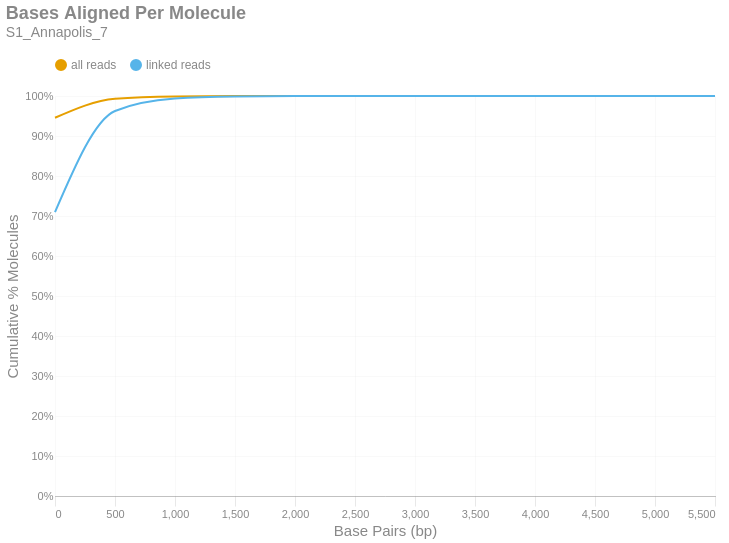

Notebook code for this chart:
### Markdown cell above
### Bases Aligned Per Molecule
This is a cumulative frequency distribution showing the number of base pairs aligned per unique molecule. These data are shown in 500 bp bins. There are two distributions: one with `all reads` (yellow) and another with only `linked reads` (blue). The percent of molecules in the `linked reads` distribution is relative to the total number of linked molecules.

### Code cell
if SKIPLR:
    print_html(f"Skipped")
else:
    binned_df = consolidated_hist(valids['aligned_bp'], mask, 500, True)
    with SafeRender(binned_df):
        (
            density_plot(binned_df, 'Bases Aligned Per Molecule', samplename, 'basesper')
            .encode(
                x=alt.X('bin:Q', title="Base Pairs (bp)").axis(tickMinStep=500).scale(padding=0),
                y=alt.Y('value:Q', title='Cumulative % Molecules')
                    .axis(format='%')
                    .scale(domain = [0,1])
                    .stack(False),
                color=alt.Color("key:N").scale(domain = ["all reads", "linked reads"]),
                tooltip = [
                    alt.Tooltip("key:N", title = "Data Type"),
                    alt.Tooltip("range_label:N", title="Bases Aligned Per Molecule"),
                    alt.Tooltip("value:Q", format = ".2%", title="% Molecules (Cum.)")
                ]
            )
        ).display()

### Figure 1 — Vega-Lite specification as saved in the notebook (floating-point values rounded to 4 significant figures)
{"width": "container", "height": 400, "config": {"title": {"anchor": "start", "dy": -15, "fontSize": 18, "color": "#888888", "subtitleColor": "#888888", "subtitleFontSize": 14}, "arc": {"fill": "#0072B2"}, "axis": {"domainColor": "#888888", "domainWidth": 0.5, "gridWidth": 0.2, "grid": false, "titleFontWeight": 400, "titleFontSize": 15, "labelFontSize": 11, "labelColor": "#888888", "tickColor": "#888888", "tickWidth": 0.2, "titleColor": "#888888"}, "axisBand": {"grid": false}, "axisX": {"grid": true, "tickSize": 10, "domainCap": "round"}, "axisY": {"domain": false, "grid": true, "tickSize": 0, "domainCap": "round"}, "background": "transparent", "header": {"labelFontSize": 15, "labelColor": "#888888", "titleFontSize": 15, "titleFontWeight": 600, "titleColor": "#888888"}, "legend": {"labelFont": "sans-serif", "labelFontSize": 12, "labelColor": "#888888", "symbolSize": 100, "symbolType": "circle", "titleFontSize": 12, "titlePadding": 10, "titleColor": "#888888", "title": null, "orient": "top"}, "range": {"category": ["#E69F00", "#56B4E9", "#009E73", "#F0E442", "#0072B2", "#D55E00", "#CC79A7", "#000000"], "diverging": ["#cfe8f3", "#a2d4ec", "#73bfe2", "#46abdb", "#1696d2", "#12719e"]}, "area": {"fill": "#0072B2", "fillOpacity": 0.7, "line": true, "strokeOpacity": 0.7}, "line": {"color": "#0072B2", "stroke": "#0072B2", "strokeWidth": 2}, "trail": {"color": "#0072B2", "stroke": "#0072B2", "strokeWidth": 0, "size": 1}, "point": {"filled": true, "fillOpacity": 1.0, "size": 95}, "text": {"color": "#888888", "fontSize": 11, "align": "right", "fontWeight": 400, "size": 11}, "bar": {"fill": "#0072B2", "stroke": null}, "view": {"stroke": null, "continuousWidth": 660, "continuousHeight": 400}}, "data": {"name": "data-7f11bfec2805d049d4fd50a76212de07"}, "mark": {"type": "line", "interpolate": "monotone", "point": {"opacity": 0, "size": 275}}, "encoding": {"color": {"field": "key", "scale": {"domain": ["all reads", "linked reads"]}, "type": "nominal"}, "tooltip": [{"field": "key", "title": "Data Type", "type": "nominal"}, {"field": "range_label", "title": "Bases Aligned Per Molecule", "type": "nominal"}, {"field": "value", "format": ".2%", "title": "% Molecules (Cum.)", "type": "quantitative"}], "x": {"axis": {"tickMinStep": 500}, "field": "bin", "scale": {"padding": 0}, "title": "Base Pairs (bp)", "type": "quantitative"}, "y": {"axis": {"format": "%"}, "field": "value", "scale": {"domain": [0, 1]}, "stack": false, "title": "Cumulative % Molecules", "type": "quantitative"}}, "params": [{"name": "param_c36ac31b6afebe62", "select": {"type": "point", "fields": ["key"]}, "bind": "legend"}], "title": {"text": "Bases Aligned Per Molecule", "subtitle": "S1_Annapolis_7"}, "transform": [{"fold": ["all reads (cumsum)", "linked reads (cumsum)"]}, {"calculate": "replace(datum.key, ' (cumsum)', '')", "as": "key"}, {"filter": {"param": "param_c36ac31b6afebe62"}}], "usermeta": {"embedOptions": {"downloadFileName": "S1_Annapolis_7.basesper"}}, "$schema": "https://vega.github.io/schema/vega-lite/v6.1.0.json", "datasets": {"data-7f11bfec2805d049d4fd50a76212de07": [{"bin": "0.0", "interval": "0.0-500.0", "all reads": 0.9457, "linked reads": 0.7096, "all reads (cumsum)": 0.9457, "linked reads (cumsum)": 0.7096, "range_label": "0-499"}, {"bin": "500.0", "interval": "500.0-1000.0", "all reads": 0.04736, "linked reads": 0.2528, "all reads (cumsum)": 0.993, "linked reads (cumsum)": 0.9624, "range_label": "500-999"}, {"bin": "1000.0", "interval": "1000.0-1500.0", "all reads": 0.005785, "linked reads": 0.03117, "all reads (cumsum)": 0.9988, "linked reads (cumsum)": 0.9936, "range_label": "1000-1499"}, {"bin": "1500.0", "interval": "1500.0-2000.0", "all reads": 0.0009584, "linked reads": 0.005172, "all reads (cumsum)": 0.9998, "linked reads (cumsum)": 0.9987, "range_label": "1500-1999"}, {"bin": "2000.0", "interval": "2000.0-2500.0", "all reads": 0.000185, "linked reads": 0.0009983, "all reads (cumsum)": 1.0, "linked reads (cumsum)": 0.9997, "range_label": "2000-2499"}, {"bin": "2500.0", "interval": "2500.0-3000.0", "all reads": 3.453e-05, "linked reads": 0.0001863, "all reads (cumsum)": 1.0, "linked reads (cumsum)": 0.9999, "range_label": "2500-2999"}, {"bin": "3000.0", "interval": "3000.0-3500.0", "all reads": 8.91e-06, "linked reads": 4.809e-05, "all reads (cumsum)": 1.0, "linked reads (cumsum)": 1.0, "range_label": "3000-3499"}, {"bin": "3500.0", "interval": "3500.0-4000.0", "all reads": 2.741e-06, "linked reads": 1.48e-05, "all reads (cumsum)": 1.0, "linked reads (cumsum)": 1.0, "range_label": "3500-3999"}, {"bin": "4000.0", "interval": "4000.0-4500.0", "all reads": 7.71e-07, "linked reads": 4.161e-06, "all reads (cumsum)": 1.0, "linked reads (cumsum)": 1.0, "range_label": "4000-4499"}, {"bin": "4500.0", "interval": "4500.0-5000.0", "all reads": 8.567e-08, "linked reads": 4.624e-07, "all reads (cumsum)": 1.0, "linked reads (cumsum)": 1.0, "range_label": "4500-4999"}, {"bin": "5000.0", "interval": "5000.0-5500.0", "all reads": 0.0, "linked reads": 0.0, "all reads (cumsum)": 1.0, "linked reads (cumsum)": 1.0, "range_label": "5000-5499"}, {"bin": "5500.0", "interval": "5500.0-6000.0", "all reads": 8.567e-08, "linked reads": 4.624e-07, "all reads (cumsum)": 1.0, "linked reads (cumsum)": 1.0, "range_label": "5500-5999"}]}}
